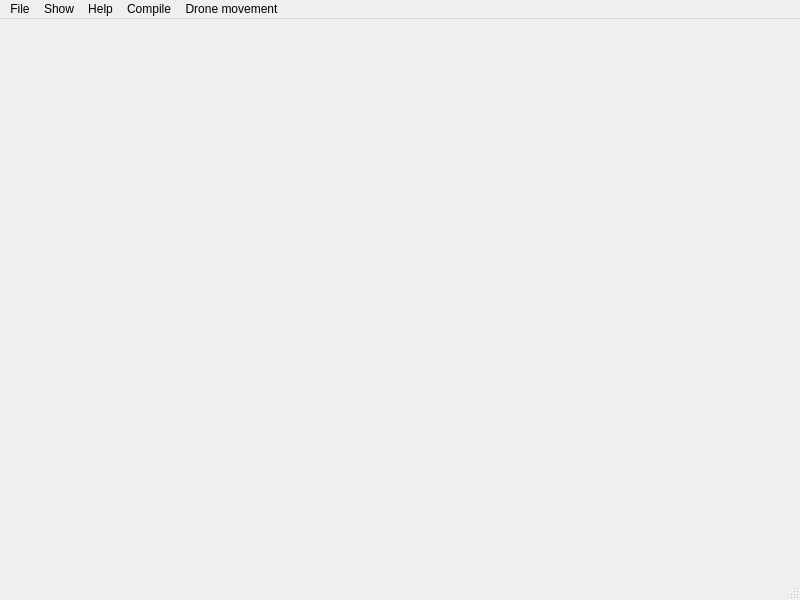
<?xml version="1.0" encoding="UTF-8"?>
<ui version="4.0">
 <class>MainWindow</class>
 <widget class="QMainWindow" name="MainWindow">
  <property name="geometry">
   <rect>
    <x>0</x>
    <y>0</y>
    <width>800</width>
    <height>600</height>
   </rect>
  </property>
  <property name="windowTitle">
   <string>Draw the Circumcircle</string>
  </property>
  <widget class="QWidget" name="centralwidget">
   <layout class="QVBoxLayout" name="verticalLayout">
    <item>
     <widget class="Canvas" name="canvas" native="true"/>
    </item>
   </layout>
  </widget>
  <widget class="QMenuBar" name="menubar">
   <property name="geometry">
    <rect>
     <x>0</x>
     <y>0</y>
     <width>800</width>
     <height>21</height>
    </rect>
   </property>
   <widget class="QMenu" name="menuFile">
    <property name="title">
     <string>File</string>
    </property>
    <addaction name="actionNew_2"/>
    <addaction name="actionLoad"/>
    <addaction name="separator"/>
    <addaction name="actionQuit"/>
   </widget>
   <widget class="QMenu" name="menuDraw">
    <property name="title">
     <string>Show</string>
    </property>
    <addaction name="actionCircles"/>
    <addaction name="actionCenter"/>
    <addaction name="actionTriangles"/>
    <addaction name="actionServers"/>
    <addaction name="actionServer_routes"/>
    <addaction name="actionRoutes"/>
    <addaction name="actionShared_sides"/>
    <addaction name="actionNext_steps"/>
   </widget>
   <widget class="QMenu" name="menuAbout">
    <property name="title">
     <string>Help</string>
    </property>
    <addaction name="actionAbout"/>
   </widget>
   <widget class="QMenu" name="menuCompile">
    <property name="title">
     <string>Compile</string>
    </property>
    <addaction name="actionCheck_Delaunay"/>
    <addaction name="actionProcess_flip"/>
    <addaction name="actionVoronoi"/>
   </widget>
   <widget class="QMenu" name="menuEnable_Disable_drone_movement">
    <property name="title">
     <string>Drone movement</string>
    </property>
    <addaction name="actionEnable_Disable"/>
   </widget>
   <addaction name="menuFile"/>
   <addaction name="menuDraw"/>
   <addaction name="menuAbout"/>
   <addaction name="menuCompile"/>
   <addaction name="menuEnable_Disable_drone_movement"/>
  </widget>
  <widget class="QStatusBar" name="statusBar"/>
  <action name="actionLoad">
   <property name="text">
    <string>Load</string>
   </property>
   <property name="toolTip">
    <string>Load a file with triangles</string>
   </property>
   <property name="shortcut">
    <string>Ctrl+L</string>
   </property>
  </action>
  <action name="actionQuit">
   <property name="text">
    <string>Quit</string>
   </property>
   <property name="shortcut">
    <string>Ctrl+Q</string>
   </property>
  </action>
  <action name="actionCircles">
   <property name="checkable">
    <bool>true</bool>
   </property>
   <property name="text">
    <string>Circles</string>
   </property>
   <property name="toolTip">
    <string>Show Circles</string>
   </property>
   <property name="shortcut">
    <string>Ctrl+O</string>
   </property>
  </action>
  <action name="actionCenter">
   <property name="checkable">
    <bool>true</bool>
   </property>
   <property name="text">
    <string>Centers</string>
   </property>
   <property name="toolTip">
    <string>Show Centers</string>
   </property>
  </action>
  <action name="actionTriangles">
   <property name="checkable">
    <bool>true</bool>
   </property>
   <property name="text">
    <string>Triangles</string>
   </property>
   <property name="toolTip">
    <string>Show triangles</string>
   </property>
   <property name="shortcut">
    <string>Ctrl+T</string>
   </property>
  </action>
  <action name="actionAbout">
   <property name="text">
    <string>About</string>
   </property>
  </action>
  <action name="actionCheck_Delaunay">
   <property name="text">
    <string>Check Delaunay</string>
   </property>
   <property name="shortcut">
    <string>Ctrl+D</string>
   </property>
  </action>
  <action name="actionProcess_flip">
   <property name="text">
    <string>Process flip</string>
   </property>
   <property name="shortcut">
    <string>Ctrl+P</string>
   </property>
  </action>
  <action name="actionVoronoi">
   <property name="text">
    <string>Voronoi</string>
   </property>
   <property name="shortcut">
    <string>Ctrl+V</string>
   </property>
  </action>
  <action name="actionLoad_Server_file">
   <property name="text">
    <string>Load Server file</string>
   </property>
  </action>
  <action name="actionLoad_Servers">
   <property name="text">
    <string>Load Servers</string>
   </property>
  </action>
  <action name="actionNew_2">
   <property name="text">
    <string>New</string>
   </property>
  </action>
  <action name="actionServers">
   <property name="checkable">
    <bool>true</bool>
   </property>
   <property name="checked">
    <bool>true</bool>
   </property>
   <property name="text">
    <string>Servers</string>
   </property>
   <property name="toolTip">
    <string>Show servers</string>
   </property>
  </action>
  <action name="actionRoutes">
   <property name="checkable">
    <bool>true</bool>
   </property>
   <property name="checked">
    <bool>true</bool>
   </property>
   <property name="text">
    <string>Routes</string>
   </property>
   <property name="toolTip">
    <string>Show routes</string>
   </property>
  </action>
  <action name="actionShared_sides">
   <property name="checkable">
    <bool>true</bool>
   </property>
   <property name="text">
    <string>Shared sides</string>
   </property>
  </action>
  <action name="actionDrone_movements">
   <property name="checkable">
    <bool>true</bool>
   </property>
   <property name="text">
    <string>Drone movements</string>
   </property>
  </action>
  <action name="actionServer_routes">
   <property name="checkable">
    <bool>true</bool>
   </property>
   <property name="checked">
    <bool>false</bool>
   </property>
   <property name="text">
    <string>Server routes</string>
   </property>
  </action>
  <action name="actionNext_steps">
   <property name="checkable">
    <bool>true</bool>
   </property>
   <property name="text">
    <string>Next steps</string>
   </property>
  </action>
  <action name="actionEnable_Disable">
   <property name="text">
    <string>Enable / Disable</string>
   </property>
  </action>
 </widget>
 <customwidgets>
  <customwidget>
   <class>Canvas</class>
   <extends>QWidget</extends>
   <header location="global">canvas.h</header>
   <container>1</container>
  </customwidget>
 </customwidgets>
 <resources/>
 <connections/>
</ui>
